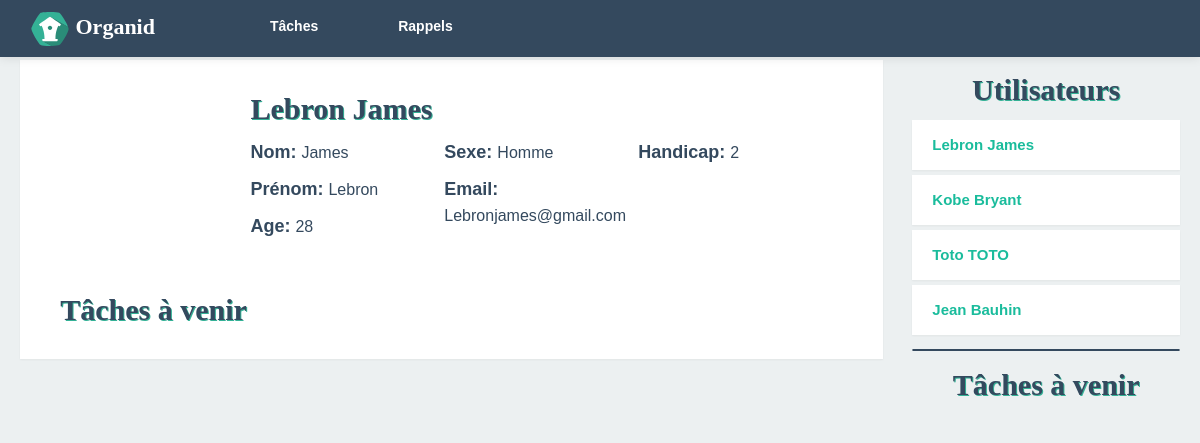
Page /Lebron-James on the committed database.
### tables this page shows
CREATE TABLE IF NOT EXISTS `utilisateurs` (
  `Id_U` int(5) NOT NULL AUTO_INCREMENT,
  `Nom` varchar(30) NOT NULL,
  `Prenom` varchar(30) NOT NULL,
  `Age` int(2) NOT NULL,
  `Sexe` varchar(1) NOT NULL,
  `Email` varchar(80) NOT NULL,
  `Pwd` varchar(15) NOT NULL,
  `Telephone` int(10) NOT NULL,
  `Handicap` int(2) NOT NULL,
  `Avatar` varchar(200) NOT NULL,
  `Admin` tinyint(2) NOT NULL,
  PRIMARY KEY (`Id_U`)
);

### utilisateur.php (the view, shortened to what this page needs)
<?php
    require_once(__DIR__ . '/datas/parametres.php');
?>
<!DOCTYPE html>
<html lang="fr">
    <head>
        <link rel="stylesheet" href="css/bootstrap.css">
        <link rel="stylesheet" href="css/bootstrap-responsive.css">
        <link rel="stylesheet" href="css/style.css">
    </head>
    <body>
        <?php
            include('template/header.php');
        ?>
        <section class="main-home">
            <div class="container-fluid">
                <div class="row-fluid">
                    <div class="span12">
                        <div class="span9 user">
                            <div class="span3">
                                <?php
                                    if (!empty($_GET['prenom']))
                                    {
                                        $i = $_GET['prenom'];
                                    }
                                    $req0 = $PDO->prepare('SELECT * FROM `utilisateurs` WHERE `Prenom`= :id');
                                    $req0->execute(array(
                                        ":id"=> $i
                                    ));
                                    $resultat0 = $req0->fetchAll(PDO::FETCH_ASSOC);
                                    foreach ($resultat0 as $donnees) {
                                    if (!empty ($donnees['Avatar'])){
                                             echo "<img src='".$donnees['Avatar']."' alt='avatar'>";
                                        }
                                    }
                                ?>
                            </div>
                            <div class="span9">
                                <?php
                                    echo "<h2>".ucfirst($donnees['Prenom'])." ".ucfirst($donnees['Nom'])."</h2>";
                                    echo "<div class='span4 noleft'>";
                                    if (!empty ($donnees['Nom'])){
                                         echo "<p> <span>Nom: </span> ". ucfirst($donnees['Nom'])."</p>";
                                    }
                                    if (!empty ($donnees['Prenom'])){
                                         echo "<p> <span>Prénom: </span>". ucfirst($donnees['Prenom'])."</p>";
                                    }
                                    if (!empty ($donnees['Age'])){
                                        echo "<p> <span>Age: </span>". ucfirst($donnees['Age'])."</p>";
                                    }
                                    echo "</div>";
                                    echo "<div class='span4 noleft'>";
                                    if (!empty ($donnees['Sexe'])){
                                        if (ucfirst($donnees['Sexe']) == "M"){
                                            echo "<p> <span>Sexe: </span>Homme </p>";
                                        }
                                        else{
                                            echo "<p> <span>Sexe: </span>Femme </p>";
                                        }
                                    }
                                    if (!empty ($donnees['Email'])){
                                        echo "<p> <span>Email: </span>". ucfirst($donnees['Email'])."</p>";
                                    }
                                    echo "</div>";
                                    echo "<div class='span4 noleft'>";
                                             echo "<p> <span>Handicap: </span>". ucfirst($donnees['Handicap'])."</p>";
                                    echo "</div>";
                                ?>
                            </div>
                            <div class="span4 list_tache_user">
                                    <h2>Tâches à venir</h2>
                                </div>
                        </div>
                        <?php
                            include('template/right.php');
                        ?>
                    </div>
                </div>
        </section>
    </body>
</html>

### template/right.php (shortened to what this page needs)
<div class="span3" id="rightbar">
   <h2>Utilisateurs</h2>
   <?php
        $req1 = $PDO->prepare('SELECT * FROM `utilisateurs` WHERE `Id_U` NOT IN (SELECT `Id_U` FROM `utilisateurs` WHERE `Id_U`= :id )');
        $req1->execute(array(
            ":id"=> $_SESSION['id']
        ));
        $resultat1 = $req1->fetchAll(PDO::FETCH_ASSOC);
        foreach ($resultat1 as $donnees) {
            echo'
            <a href="'.$donnees['Prenom'].'-'.$donnees['Nom'].'">'.ucfirst($donnees['Prenom'])." ".ucfirst($donnees['Nom']).'</a>';
        }
        echo "<hr>";
   ?>
   <h2>Tâches à venir</h2>
</div>

### css/style.css (style rules this page uses)
body { background-color: #ecf0f1; text-align: justify; font-family: "Helvetica"; }
.main-home { margin-top: 60px; color: #34495e; }
.main-home p { font-size: 16px; line-height: 26px; }
.main-home form h2, .span9 h2, .span3 h2 { color: #34495e; text-shadow: 1px 1px 0px #34B196; font-size: 30px; font-family: "Bariol"; font-weight: bold; }
hr { display: block; border: 1px solid #34495e; margin: 1em 0; padding: 0; border-radius: 10px; height: 0px; }
#rightbar h2 { text-align: center; }
#rightbar a { font-size: 15px; background: white; display: block; padding: 15px 0px 15px 20px; -webkit-box-shadow: 0 1px 2px rgba(0,0,0,.05); -moz-box-shadow: 0 1px 2px rgba(0,0,0,.05); box-shadow: 0 1px 2px rgba(0,0,0,.05); margin-bottom: 5px; }
.user { padding: 19px 19px 19px; background-color: #fff; -webkit-box-shadow: 0 1px 2px rgba(0,0,0,.05); -moz-box-shadow: 0 1px 2px rgba(0,0,0,.05); box-shadow: 0 1px 2px rgba(0,0,0,.05); }
.user span { font-size: 18px; font-weight: bold; }
.noleft { margin-left: 0!important; }
.list_tache_user { margin-top: 30px; }

### rows in the picture
utilisateurs: Prenom "Lebron", Nom "James", Age "28", Email "Lebronjames@gmail.com", Handicap "2"
utilisateurs: Prenom "Kobe", Nom "Bryant"
utilisateurs: Prenom "Toto", Nom "TOTO"
utilisateurs: Prenom "Jean", Nom "Bauhin"
